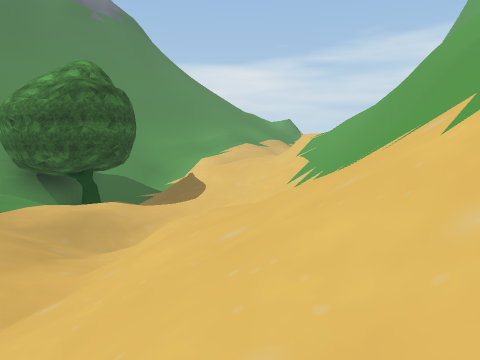
view 1 (above)

22 first-person views from a walk through a Unity game level. The camera is 1.3 m above the floor, tilts 6° down and sees 70° across. The floor is counted in squares, 2 m on a side. Each view is taken from the middle of a square. On the plan, view 1 faces up. The plan holds only what a view shows up to about 10 squares ahead; the rest is blank. The place goes on beyond the plan. Some surface patterns are stand-ins.

view 2
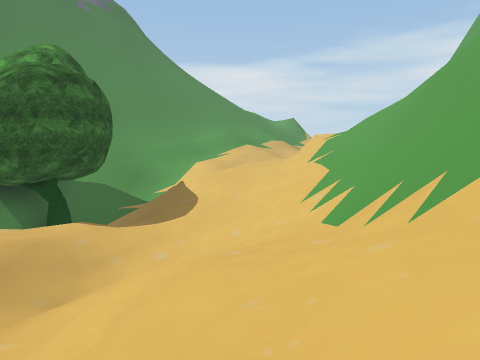

view 3
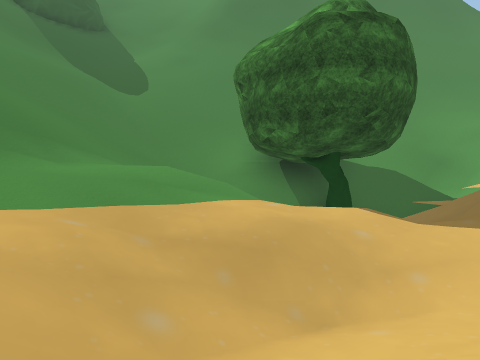

view 4
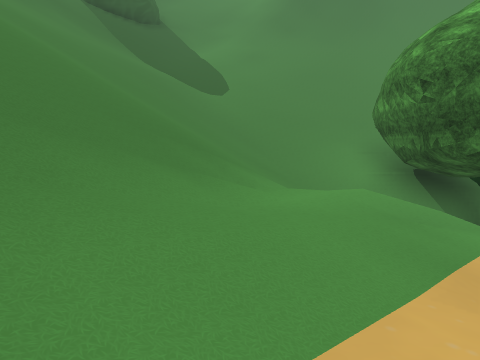

view 5
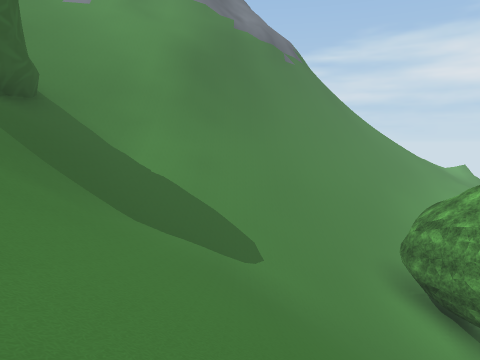

view 6
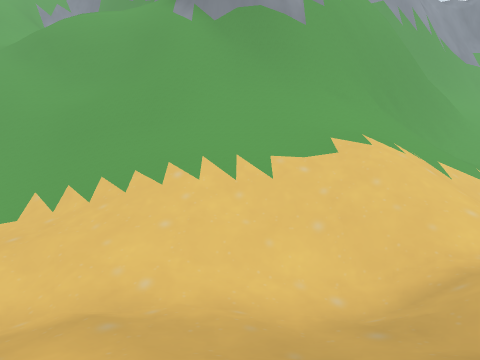

view 7
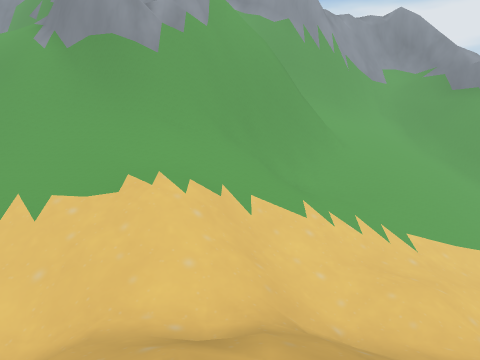

view 8
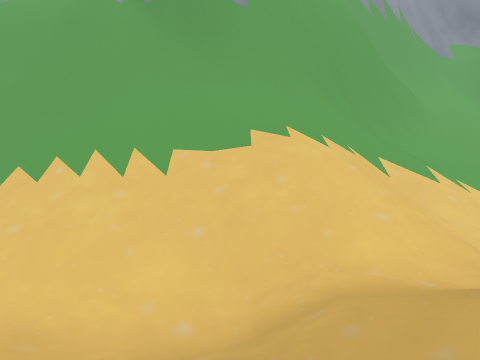

view 9
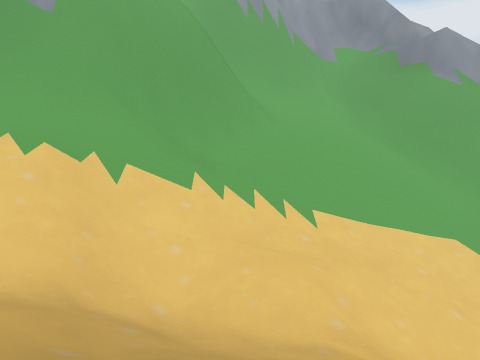

view 10
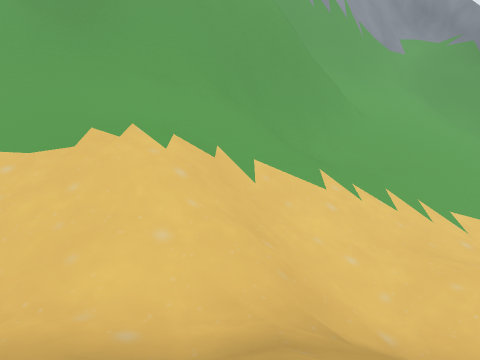

view 11
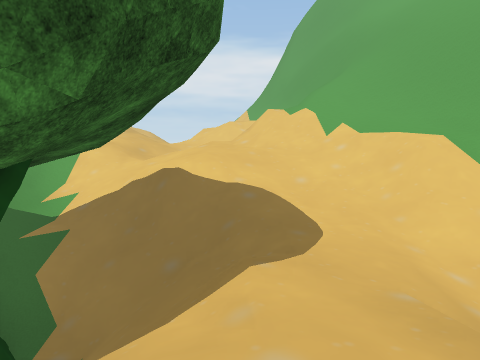

view 12
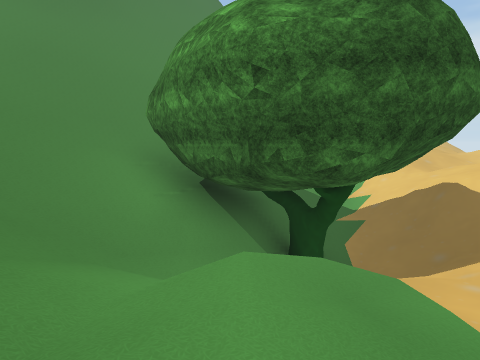

view 13
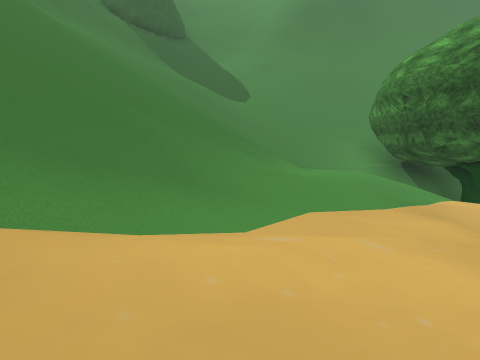

view 14
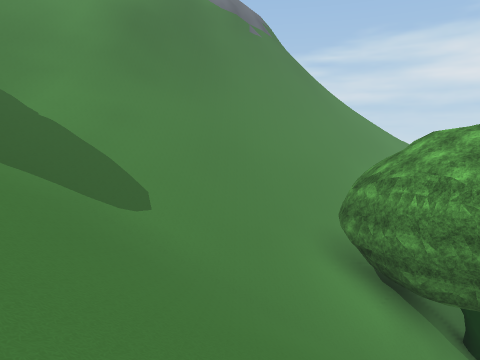

view 15
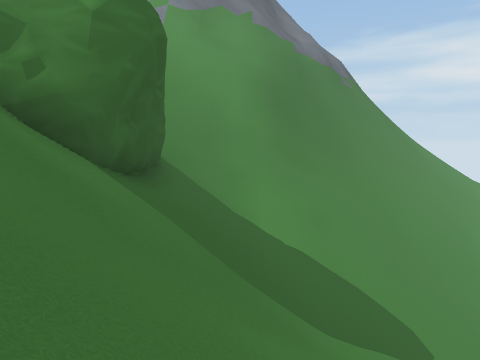

view 16
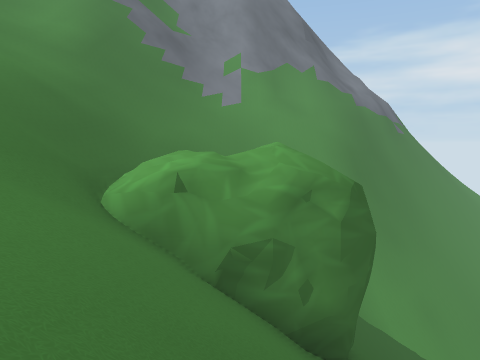

view 17
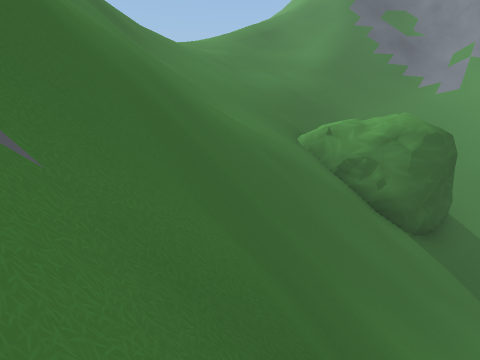

view 18
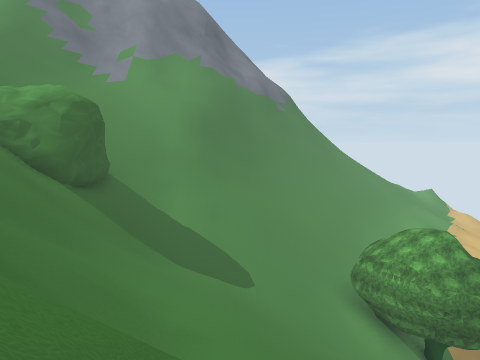

view 19
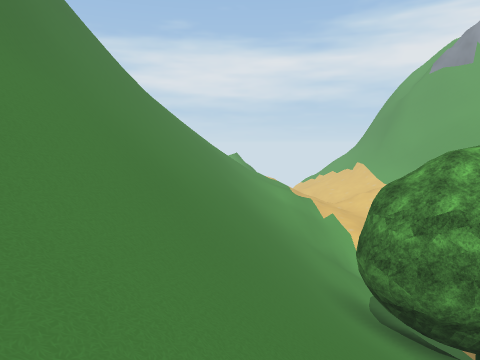

view 20
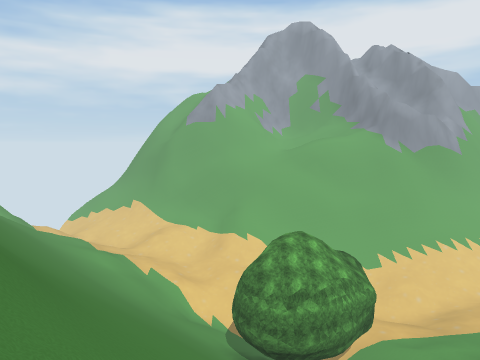

view 21
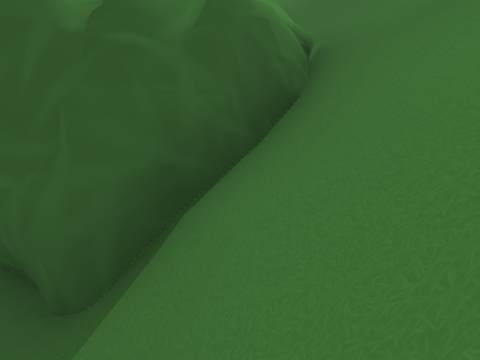

view 22
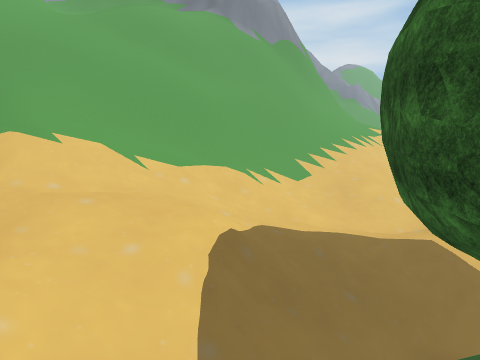

### Floor plan
Key: @ floor where view 1 was taken; # wall or solid block; . main floor; - floor 1.5 m lower than the main floor; _ floor 3.25 m lower than the main floor; : floor 12.75 m higher than the main floor; + floor 14.5 m higher than the main floor; * floor 16 m higher than the main floor; / step, stairs or slope; = window, fence, low wall or low ledge; v drop or lower ground; O other object.
Columns run from 24 left of view 1 to 7 right of it. Each row starts with its distance up from view 1.
 15          ###////////////.
 14 =/====+#===#///////////././/
 13 //==//:=/////////OO/////..=///=#
 12 //////##/////////O#O//=...////##
 11  ////=##/////////O#O/////////##
 10   /// /v/////////// ///-////##
  9   ///**//////////// //--////##
  8   ///###////////////--//////#
  7   ////////////////./-///////#
  6  /////////////////./////////#
  5 ==////////////////////-////##
  4  #//////////////////.///////#
  3   //////=//// //////.///////##
  2      /==##=    /////..//////##
  1        ##  vv     //..//////##
  0         # ///        ///@////#
 -1             /      / .///////#
 -2                      ////////#
 -3                      ////////##
 -4                   / ///.//////#
 -5                      /////////#
 -6                      ///_/////#
 -7                    /  /////////
 -8                        ////////
 -9                        ////////
-10                         ///////
-11                         ///////
-12                          /////
-13                            ///
-14                             //

Positions as (right, up) in squares from view 1, and headings:
1: (0, 0), facing up
2: (0, 2), facing up
3: (-1, 4), facing up-left
4: (-4, 3), facing up-left
5: (-12, 3), facing up
6: (-6, 1), facing right
7: (-6, -4), facing right
8: (-5, -1), facing right
9: (-5, -7), facing right
10: (-4, -4), facing right
11: (-5, 7), facing up-right
12: (-6, 5), facing up
13: (-3, 1), facing up-left
14: (-10, 4), facing up
15: (-15, 4), facing up
16: (-18, 4), facing up
17: (-14, 0), facing up-left
18: (-12, -1), facing up
19: (-13, 10), facing up-right
20: (-16, 13), facing right
21: (-16, 13), facing down-left
22: (-5, 15), facing down-right
